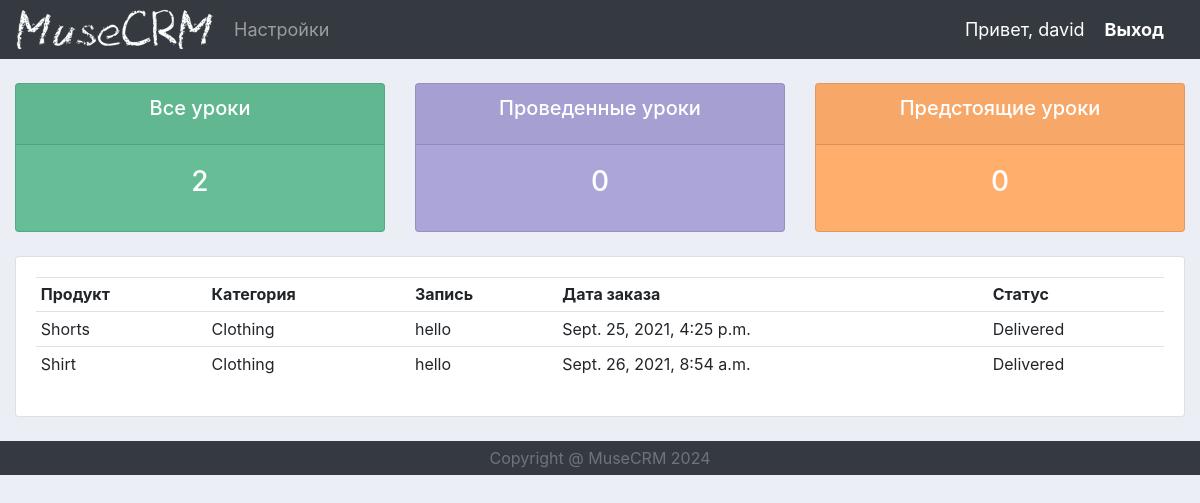
Screenshot of /user/ (signed in) with the database file from the repository.
### accounts/models.py (models this page shows, shortened)
class Order(models.Model):
    STATUS = (
        ("Pending","Pending"),
        ("Out for Delivery","Out for Delivery"),
        ("Delivered","Delivered"),
    )
    customer = models.ForeignKey(Customer, null=True, on_delete=models.SET_NULL)
    product = models.ForeignKey(Product, null=True, on_delete=models.SET_NULL)
    date_created = models.DateTimeField(auto_now_add=True, null=True)
    status = models.CharField(max_length=200, null=True, choices=STATUS)
    note = models.CharField(max_length=1000, null=True)

class Product(models.Model):
    CATEGORY = (
        ("Sports","Sports"),
        ("Clothing","Clothing"),
    )
    name = models.CharField(max_length=200, null=True)
    price = models.FloatField(null=True)
    category = models.CharField(max_length=200, null=True, choices=CATEGORY)
    description = models.CharField(max_length=200, null=True, blank=True)
    date_created = models.DateTimeField(auto_now_add=True, null=True)
    tag = models.ManyToManyField(Tag)
    def __str__(self):
        return self.name

### accounts/decorators.py (the view)
        def wrapper_func(request, *args, **kwargs):
            group = None
            if request.user.groups.exists():
                group = request.user.groups.all()[0].name
            if group in allowed_roles:
                return view_func(request, *args, **kwargs)
            else:
                return HttpResponse("Вы не авторизованы, чтобы видеть эту страницу.")

### accounts/views.py (called while the page is built)
@login_required(login_url='login')
@allowed_users(allowed_roles=["customer"])
def userPage(request):
    orders = request.user.customer.order_set.all()
    total_orders = orders.count()
    orders_delivered = orders.filter(status="Обучение завершено").count()
    orders_pending = orders.filter(status="В обучении").count()
    context = {
        "orders":orders,
        "total_orders":total_orders,
        "orders_delivered":orders_delivered,
        "orders_pending":orders_pending,
    }
    return render(request, "accounts/user.html", context)

### accounts/templates/accounts/user.html
{% extends 'accounts/main.html' %}
{% block content %}
{% include 'accounts/status.html' %}
<br>
<div class="row">
    <div class="col-md">
        <div class="card card-body">
            <table class="table table-sm">
                <tr>
                    <th>Продукт</th>
                    <th>Категория</th>
                    <th>Запись</th>
                    <th>Дата заказа</th>
                    <th>Статус</th>
                </tr>
                {% for order in orders %}
                    <tr>
                        <td>{{order.product}}</td>
                        <td>{{order.product.category}}</td>
                        <td>{{order.note}}</td>
                        <td>{{order.date_created}}</td>
                        <td>{{order.status}}</td>
                    </tr>
                {% endfor %}
            </table>
        </div>
    </div>
</div>
{% endblock content %}

### accounts/templates/accounts/navbar.html (shortened to what this page needs)
{% load static %}
<nav class="navbar navbar-expand-lg navbar-dark bg-dark">
  <img src="{% static './images/CRM.png' %}">
  <div class="collapse navbar-collapse" id="navbarNav">
    <ul class="navbar-nav">
      {% if request.user.is_staff %}
      <li class="nav-item active">
        <a class="nav-link" href="{% url 'home' %}">Дашборд</a>
      </li>
      <li class="nav-item">
        <a class="nav-link" href="{% url 'products' %}">Продукты</a>
      </li>
      {% else %}
      <li class="nav-item">
        <a class="settings nav-link" href="{% url 'account' %}">Настройки</a>
      </li>
      {% endif %}
    </ul>
  </div>
  <span class="hello-msg">Привет, {{request.user}}</span>
  <span class="hello-msg"><a class="logout" href="{% url 'logout' %}">Выход</a></span>
</nav>

### static/css/main.css (style rules this page uses)
body { background-color: #ebeff5; }

### accounts/templates/accounts/navbar.html (style rules this page uses)
.hello-msg { font-size: 18px; margin-right: 20px; color: white; }
.logout { font-weight: bold; color: white; }
.settings { margin-left: 10px; font-size: 18px; color: white; }

### rows the page displays
Order: product "Shorts", product.category "Clothing", note "hello", date_created "Sept. 25, 2021, 4:25 p.m.", status "Delivered"
Order: product "Shirt", product.category "Clothing", note "hello", date_created "Sept. 26, 2021, 8:54 a.m.", status "Delivered"

### other values shown
{{ request.user }} "david"
{{ total_orders }} "2"
{{ orders_delivered }} "0"
{{ orders_pending }} "0"
